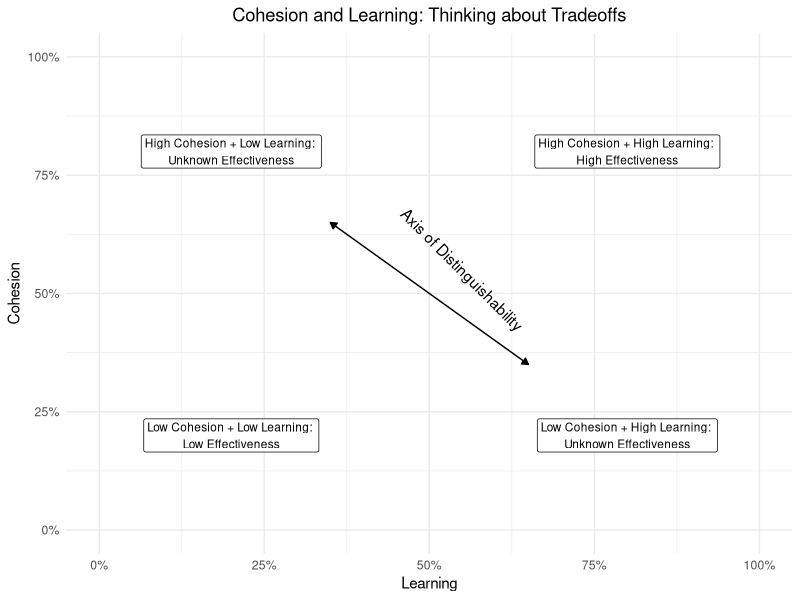

Reproduce this figure in R.
## Setup for 2x2 research design graph showing zones of agreement (low cohesion-low learning and high-high) and zone of disagreement (high-low)
library(ggplot2)
library(ggthemes)
library(scales)
library(grid)
setwd("~/Dropbox/Oxbridge info/DPhil/Data/Images")
#create graph
cohesion22=ggplot(data = NULL,aes(x=seq(0,1,by=.1), y=seq(0,1,by=.1)))+
  xlab("Learning") + ylab("Cohesion") + # Set axis labels
  ggtitle("Cohesion and Learning: Thinking about Tradeoffs") +
  theme_minimal()+ theme(plot.title = element_text(hjust = 0.5))+
scale_y_continuous(labels=scales::percent, limits=c(0,1)) + scale_x_continuous(labels=scales::percent, limits=c(0,1))
cohesion22=cohesion22+
    geom_segment(aes(x=.35,y=.65,xend=.65,yend=.35),arrow =arrow(length = unit(5,"point"), ends="both",type = "closed"))+
geom_text(label="Axis of Distinguishability",aes(x=.5,y=.5),angle= -45,nudge_x=.05,nudge_y=.05)
cohesion22=cohesion22+geom_label(label="Low Cohesion + Low Learning: \nLow Effectiveness",aes(x=.2,y=.2),size=3)+geom_label(label="High Cohesion + High Learning: \nHigh Effectiveness",aes(x=.8,y=.8),size=3)+geom_label(label="Low Cohesion + High Learning: \nUnknown Effectiveness",aes(x=.8,y=.2),size=3)+geom_label(label="High Cohesion + Low Learning: \nUnknown Effectiveness",aes(x=.2,y=.8),size=3)
ggsave("cohesion22.png", width = 5, height=5)
